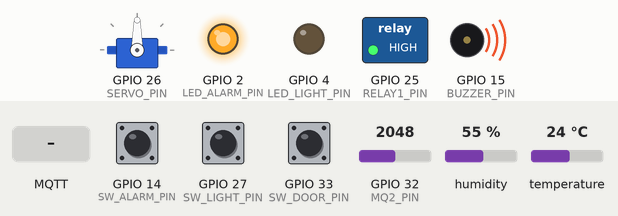
This sketch was run on a simulated ESP32. Shown: servo, switched loads named in the sketch (green lamp = pin HIGH), output pins drawn as LEDs (lit = HIGH), buzzer (waves = sounding, pin HIGH). The inputs (shaded band) are chosen by the test bench; at power-on: GPIO 14 (SW_ALARM_PIN) HIGH, GPIO 27 (SW_LIGHT_PIN) HIGH, GPIO 33 (SW_DOOR_PIN) HIGH, GPIO 32 (MQ2_PIN) = 2048, humidity 55 %, temperature 24 °C. WiFi joins after 1.5 s; servers stay silent unless stated; random numbers use the default seed unless the sketch sets one; no MQTT or app messages arrive unless stated; what the sketch prints to the serial monitor is not drawn.

Above: at 2.7 s.
2.8 s: GPIO 14 (SW_ALARM_PIN) pulled LOW for 0.15 s
At 3.6 s:
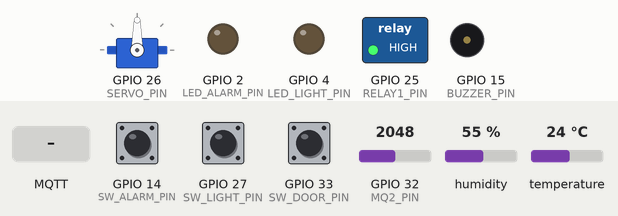
4.4 s: GPIO 27 (SW_LIGHT_PIN) pulled LOW for 0.15 s
At 4.5 s:
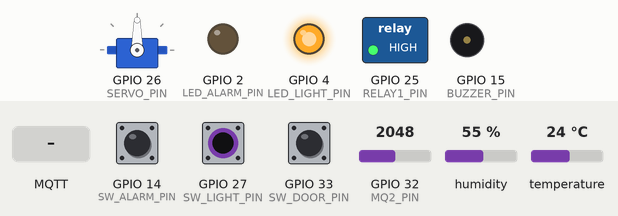
6.0 s: MQTT message "ON" arrives on the first subscribed topic
At 7.2 s:
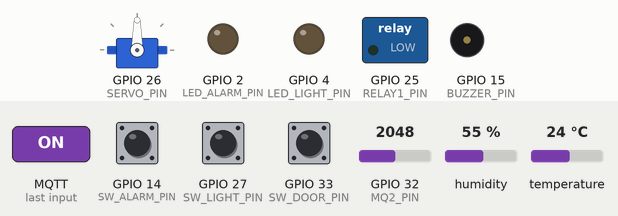
7.5 s: GPIO 33 (SW_DOOR_PIN) pulled LOW for 0.15 s
At 7.6 s:
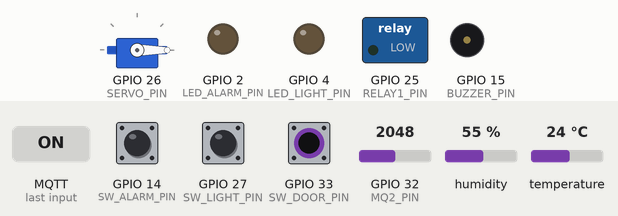
9.1 s: MQTT message "ON" arrives on the second subscribed topic
At 9.6 s:
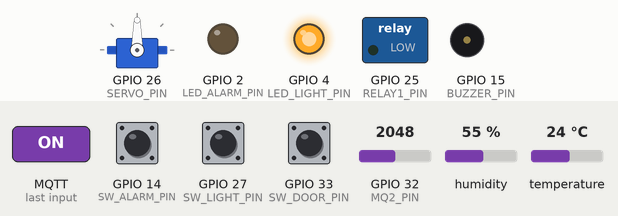
10.6 s: MQTT message "OFF" arrives on the third subscribed topic
At 12.0 s:
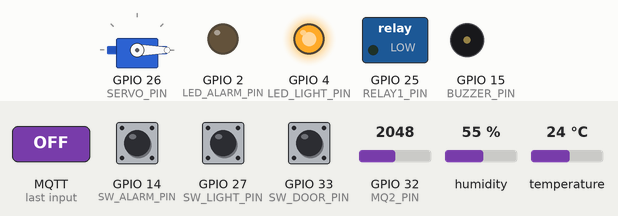
Timing chart, 0 to 13.1 s (numbered marks = the images above; inputs shaded):
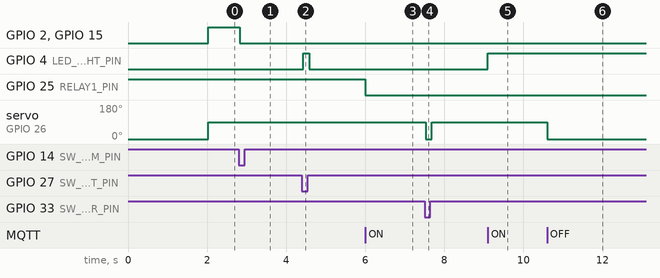

Measured:
- after the input at 2.8 s, GPIO 2 (LED_ALARM_PIN), GPIO 15 (BUZZER_PIN): HIGH → LOW at once
- after the input at 4.4 s, GPIO 4 (LED_LIGHT_PIN): LOW → HIGH at once, → LOW 0.15 s later
- after the input at 6.0 s, GPIO 25 (RELAY1_PIN): HIGH → LOW at once
- after the input at 7.5 s, servo on GPIO 26 (SERVO_PIN): 90° → 0° at once, → 90° 0.15 s later
- after the input at 9.1 s, GPIO 4 (LED_LIGHT_PIN): LOW → HIGH at once
- after the input at 10.6 s, servo on GPIO 26 (SERVO_PIN): 90° → 0° at once

The sketch:

sketch_nov20a.ino
```cpp
#include <PubSubClient.h>
#include <WiFiClientSecure.h>
#include <DHT.h>
#include <WiFiManager.h>
#include <ESP32Servo.h>

// Cấu hình MQTT
const char* mqtt_server = "954aa7485e03459f8a6ba21673896477.s1.eu.hivemq.cloud";
const int mqtt_port = 8883;
const char* mqtt_user = "user1";
const char* mqtt_pass = "Linh13102004";

//Khai báo chân
#define DHT_TYPE 11
#define MQ2_PIN     32
#define LED_ALARM_PIN     2
#define LED_LIGHT_PIN     4
#define BUZZER_PIN  15
#define DHT_PIN     13

#define RELAY1_PIN  25 //Giả lập QUẠT
#define SERVO_PIN  26

#define SW_LIGHT_PIN  27
#define SW_ALARM_PIN  14
#define SW_DOOR_PIN   33
//TOPIC
//1. topic gửi dữ liệu (publish)
#define TOPIC_DATA_TEMP   "home/data/temp"
#define TOPIC_DATA_HUMID  "home/data/humid"
#define TOPIC_DATA_GAS    "home/data/gas"

//2. topic gửi trạng thái (publish)
#define TOPIC_STATUS_FAN    "home/status/fan"
#define TOPIC_STATUS_DOOR   "home/status/door"
#define TOPIC_STATUS_FIRE   "home/status/fire"
#define TOPIC_STATUS_LIGHT  "home/status/light"

//3. topic nhận lệnh điều khiển (subscribe)
#define TOPIC_CMD_FAN   "home/cmd/fan"   // Lệnh: ON/OFF
#define TOPIC_CMD_DOOR    "home/cmd/door"    // Lệnh: OPEN/CLOSE
#define TOPIC_CMD_ALARM  "home/cmd/alarm"  // Lệnh tắt còi
#define TOPIC_CMD_LIGHT  "home/cmd/light"

DHT dht(DHT_PIN, DHT_TYPE);
Servo doorServo;
WiFiClientSecure espClient;
PubSubClient client(espClient);

int gasThreshold = 2000;
float tempThreshold = 45.0;
unsigned long lastMsg = 0;
bool isAlarmActive = false;   // Trạng thái đang báo động
bool isAlarmSilenced = false; // Trạng thái đã bấm nút tắt còi

int lastLightSwState = HIGH; //Trạng thái ban đầu của công tắc
int lastStopSwState = HIGH;
int lastDoorSwState = HIGH;
// HÀM XỬ LÝ LỆNH TỪ SERVER
void callback(char* topic, byte* payload, unsigned int length) {
  String message = "";
  for (int i = 0; i < length; i++) message += (char)payload[i];
  String strTopic = String(topic);

  Serial.print("Nhận lệnh MQTT ["); Serial.print(strTopic);
  Serial.print("]: "); Serial.println(message);

  // 1. Điều khiển QUẠT (Relay 1)
  if (strTopic == TOPIC_CMD_FAN) {
    if (message == "ON") {
      digitalWrite(RELAY1_PIN, LOW); // low = bật
      client.publish(TOPIC_STATUS_FAN, "ON");
    }
    else if (message == "OFF") {
      digitalWrite(RELAY1_PIN, HIGH);
      client.publish(TOPIC_STATUS_FAN, "OFF");
    }
  }

  // 2. Điều khiển CỬA
  else if (strTopic == TOPIC_CMD_DOOR) {
    if (message == "ON") {
      doorServo.write(90);
      client.publish(TOPIC_STATUS_DOOR, "ON");
    }
    else if (message == "OFF") {
      doorServo.write(0);
      client.publish(TOPIC_STATUS_DOOR, "OFF");
    }
  }

  // 3. Tắt báo động từ Web
  else if (strTopic == TOPIC_CMD_ALARM && message == "OFF") {
    stopAlarm();
  }

  // 4. Điều khiển đèn
  else if (strTopic == TOPIC_CMD_LIGHT) {
    if (message == "ON") {
        digitalWrite(LED_LIGHT_PIN, HIGH); // Bật LED
        client.publish(TOPIC_STATUS_LIGHT, "ON");
    }
    else if (message == "OFF") {
        digitalWrite(LED_LIGHT_PIN, LOW);  // Tắt LED
        client.publish(TOPIC_STATUS_LIGHT, "OFF");
    }
  }
}

// HÀM KẾT NỐI
void reconnect() {
  while (!client.connected()) {
    Serial.print("Connecting MQTT...");
    String clientId = "ESP32Client-" + String(random(0xffff), HEX);
    if (client.connect(clientId.c_str(), mqtt_user, mqtt_pass)) {
      Serial.println("SUCCESS!");
      client.subscribe(TOPIC_CMD_FAN);
      client.subscribe(TOPIC_CMD_LIGHT);
      client.subscribe(TOPIC_CMD_DOOR);
      client.subscribe(TOPIC_CMD_ALARM);
    } else {
      delay(5000);
    }
  }
}

// HÀM BẬT BÁO ĐỘNG
void triggerAlarm() {
  if (!isAlarmActive && !isAlarmSilenced) {
    isAlarmActive = true;
    digitalWrite(BUZZER_PIN, HIGH); // Còi kêu
    digitalWrite(LED_ALARM_PIN, HIGH);    // Đèn sáng

    doorServo.write(90); //Cửa tự động mở
    client.publish(TOPIC_STATUS_DOOR, "ON");

    client.publish(TOPIC_STATUS_FIRE, "WARNING");
    Serial.println("-> CẢNH BÁO CHÁY ĐƯỢC KÍCH HOẠT!");
  }
}

// HÀM TẮT BÁO ĐỘNG
void stopAlarm() {
  if (isAlarmActive) {
    isAlarmActive = false;
    isAlarmSilenced = true; // Ghi nhớ là đã tắt thủ công
    digitalWrite(BUZZER_PIN, LOW); // Tắt còi
    digitalWrite(LED_ALARM_PIN, LOW);
    client.publish(TOPIC_STATUS_FIRE, "SAFE");
    Serial.println("-> ĐÃ TẮT CẢNH BÁO CHÁY TỪ WEB.");
  }
}

// HÀM KIỂU TRA CÔNG TẮC
void checkSwitches() {
  // CÔNG TẮC ĐÈN
  int currentLightState = digitalRead(SW_LIGHT_PIN);

  if (currentLightState != lastLightSwState) { //Có người gạt công tắc??
    delay(30); //Chống nhiễu
    if (digitalRead(SW_LIGHT_PIN) == currentLightState) {

      bool ledState = digitalRead(LED_LIGHT_PIN);
      digitalWrite(LED_LIGHT_PIN, !ledState);

      if (!ledState) {
        client.publish(TOPIC_STATUS_LIGHT, "ON");
        Serial.println("-> Switch: Đã bật đèn");
      } else {
        client.publish(TOPIC_STATUS_LIGHT, "OFF");
        Serial.println("-> Switch: Đã tắt đèn");
      }
      lastLightSwState = currentLightState;
    }
  }

  // CÔNG TẮC TẮT BÁO ĐỘNG
  int currentStopState = digitalRead(SW_ALARM_PIN);

  if (currentStopState != lastStopSwState) {
     delay(30);
     if (digitalRead(SW_ALARM_PIN) == currentStopState) {
        stopAlarm();
        Serial.println("-> Switch: Đã tắt báo động.");
        lastStopSwState = currentStopState;
     }
  }

  //CÔNG TẮC CỬA
  int currentDoorState = digitalRead(SW_DOOR_PIN);
  if (currentDoorState != lastDoorSwState) {
    delay(30);
    if (digitalRead(SW_DOOR_PIN) == currentDoorState) {

      // Logic đảo chiều Cửa (Đang đóng -> Mở, Đang Mở -> Đóng)
      int currentAngle = doorServo.read();

      if (currentAngle < 45) {
         doorServo.write(90);
         client.publish(TOPIC_STATUS_DOOR, "ON");
         Serial.println("-> Switch: MO CUA");
      } else {
         doorServo.write(0);
         client.publish(TOPIC_STATUS_DOOR, "OFF");
         Serial.println("-> Switch: DONG CUA");
      }
      lastDoorSwState = currentDoorState;
    }
  }
}

void setup() {
  Serial.begin(115200);
  dht.begin();
  doorServo.attach(SERVO_PIN);
  doorServo.write(0); //Mặc định đóng cửa

  //Cấu hình chân
  pinMode(LED_ALARM_PIN, OUTPUT);
  pinMode(LED_LIGHT_PIN, OUTPUT);
  pinMode(BUZZER_PIN, OUTPUT);
  pinMode(RELAY1_PIN, OUTPUT);
  pinMode(SW_LIGHT_PIN, INPUT_PULLUP);
  pinMode(SW_ALARM_PIN, INPUT_PULLUP);
  pinMode(SW_DOOR_PIN, INPUT_PULLUP);

  //Trạng thái ban đầu
  digitalWrite(RELAY1_PIN, HIGH);
  digitalWrite(LED_ALARM_PIN, LOW);
  digitalWrite(LED_LIGHT_PIN, LOW);
  digitalWrite(BUZZER_PIN, LOW);

  // Đọc trạng thái ban đầu
  lastLightSwState = digitalRead(SW_LIGHT_PIN);
  lastStopSwState = digitalRead(SW_ALARM_PIN);
  lastDoorSwState = digitalRead(SW_DOOR_PIN);

  WiFiManager vm;
  vm.setConfigPortalTimeout(180); //Set timeout 3ph
  Serial.println("Đang kết nối Wifi...");
  bool res = vm.autoConnect("ESP32-Nhom27");
  if(!res){
    Serial.println("Kết nối thất bại. ESP32 sẽ khởi động lại");
    ESP.restart();
  }
  else Serial.println("\nWifi kết nối thành công");

  espClient.setInsecure();
  client.setServer(mqtt_server, mqtt_port);
  client.setCallback(callback);
}
void loop() {
  if (!client.connected()) reconnect();
  client.loop();

  checkSwitches();

  unsigned long now = millis();
  if (now - lastMsg > 2000){//Cách 2 giây
    lastMsg = now;
    int gasVal = analogRead(MQ2_PIN);
    float temperature = dht.readTemperature();
    float humidity = dht.readHumidity();
    if (isnan(temperature) || isnan(humidity)) {
      Serial.println("không thể đọc dữ liệu");
      delay(1000);
      return;
    }

    // Gửi lên MQTT
    char strVal[10];
    itoa(gasVal, strVal, 10);
    client.publish(TOPIC_DATA_GAS, strVal);

    dtostrf(temperature, 1, 2, strVal);
    client.publish(TOPIC_DATA_TEMP, strVal);

    dtostrf(humidity, 1, 2, strVal);
    client.publish(TOPIC_DATA_HUMID, strVal);

    Serial.printf("Gas: %d | Temp: %.1f | Hum: %.1f\n", gasVal, temperature, humidity);

    // 3. Logic Báo động tại chỗ
    if (gasVal > gasThreshold || temperature > tempThreshold) {
      triggerAlarm();
    } else {
      if (isAlarmSilenced && gasVal < (gasThreshold - 100)) {
        isAlarmSilenced = false;
        isAlarmActive = false;
        Serial.println("->AN TOÀN (reset).");
      }
    }
  }
}
```
